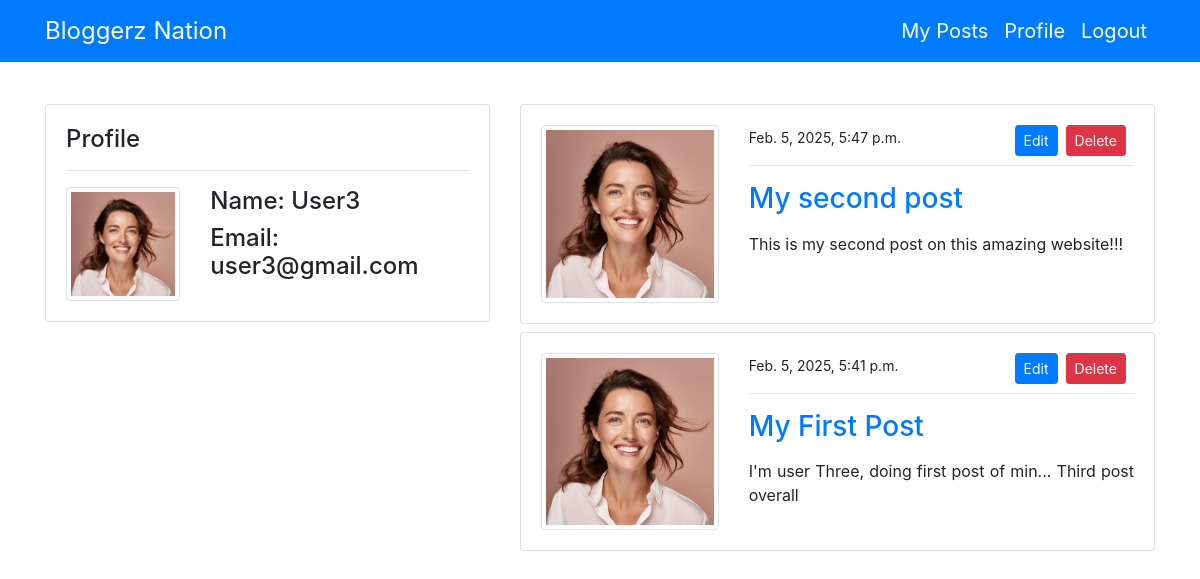
The app's page /my_posts/ (signed in) with its own data.
### users/models.py (models this page shows, shortened)
class ProfileModel(models.Model):
    user = models.OneToOneField(User, on_delete=models.CASCADE) # There is only one User for every username
    image = models.ImageField(default='/default.jpg', upload_to='profile',  # Default picture will be used if user didn't give picture
                              validators=[FileExtensionValidator(['png', 'jpg'])])

### blog/models.py (models this page shows, shortened)
class PostModel(models.Model):
    title = models.CharField(max_length=100)
    content = models.TextField()
    author = models.ForeignKey(User, on_delete=models.CASCADE)
    date_created = models.DateTimeField(auto_now_add=True)
    class Meta:
        ordering = ('-date_created',)

### blog/views.py (the view)
# urls.py: path('my_posts/', views.myPosts, name='blog-my-posts'),
@login_required    # Methods with this decorator cannot be only accessed without logging in
def myPosts(request):
    posts = PostModel.objects.filter(author=request.user)
    if request.method == 'POST':
        form = PostModelForm(request.POST)
        if form.is_valid():
            instance = form.save(commit=False)
            instance.author = request.user
            instance.save()
            return redirect('blog-index')
    else:
        form = PostModelForm()
    context = {
        'posts': posts,
        'form' : form
    }
    return render(request, 'blog/my_posts.html', context)

### templates/blog/my_posts.html (shortened to what this page needs)
<!DOCTYPE html>
{% extends 'partials/base.html' %}
{% load crispy_forms_tags %}
{% block content %}
<div class="container">
    <div class="row mt-5 pt-5">
        <div class="col-md-5">
            <div class="card my-2">
                <div class="card-body">
                    <span class="h4">Profile</span>
                    <hr>
                    <div class="row">
                        <div class="col-md-4">
                            <img class="img-thumbnail" src="{{ user.profilemodel.image.url }}" alt="profile-img">
                        </div>
                        <div class="col-md-8">
                            <h4>Name: {{ user.username }}</h4>
                            <h4>Email: {{ user.email }}</h4>
                        </div>
                    </div>
                </div>
            </div>
        </div>
        <div class="col-md-7">
            {% for post in posts %}
            <div class="card my-2">
                <div class="card-body">
                    <div class="row">
                        <div class="col-md-4">
                            <img class="img-thumbnail" src="{{ post.author.profilemodel.image.url }}" alt="image">
                        </div>
                        <div class="col-md-8">
                            <small> {{post.date_created}} </small>
                            <span><a class="btn btn-danger btn-sm float-right mx-2  " href="{% url 'blog-post-delete' post.id %}">Delete</a></span>
                            <span><a class="btn btn-primary btn-sm float-right" href="{% url 'blog-post-edit' post.id %}">Edit</a></span>
                            <hr>
                            <a class="h3" href="{% url 'blog-post-detail' post.id %}"> {{post.title}} </a>
                            <p class="text-justify my-3"> {{post.content}} </p>
                        </div>
                    </div>
                </div>
            </div>
            {% endfor %}
        </div>
    </div>
</div>
{% endblock %}

### records on screen
PostModel: author.profilemodel.image (picture), date_created "Feb. 5, 2025, 5:47 p.m.", title "My second post", content "This is my second post on this amazing website!!!"
PostModel: author.profilemodel.image (picture), date_created "Feb. 5, 2025, 5:41 p.m.", title "My First Post", content "I'm user Three, doing first post of min... Third post overall"

### other values on screen
{{ user.username }} "User3"
{{ user.email }} "user3@gmail.com"
